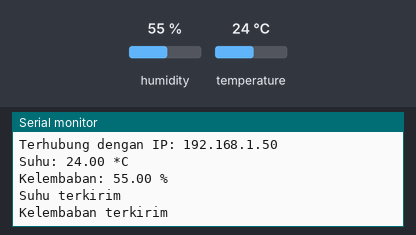
A sketch run on a simulated ESP8266 (NodeMCU). On the bench: the last lines printed to the serial monitor. The inputs (shaded band) are chosen by the test bench; at power-on: humidity 55 %, temperature 24 °C. WiFi joins after 1.5 s; servers stay silent unless stated.

Above: at 2.7 s.
2.8 s: humidity set to 22 %
At 2.96 s:
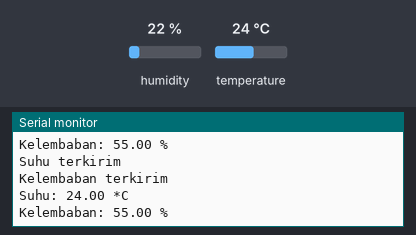
6.2 s: temperature set to 12 °C
At 7.05 s:
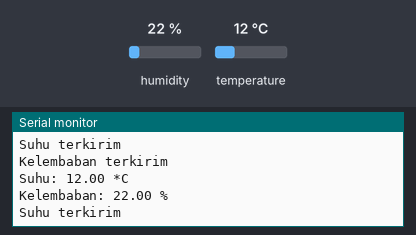
9.6 s: humidity set to 40 %
At 10.5 s:
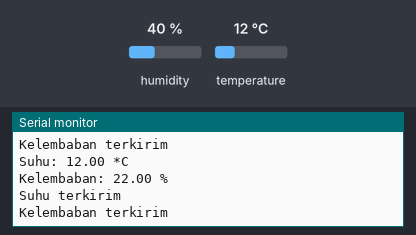
Timing chart, 0 to 12.6 s (numbered marks = the images above; inputs shaded):
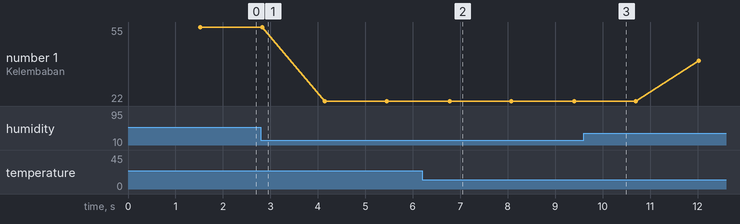

The sketch:

YUSRON_RAFI_DHT_11_SUHU_KELEMBAPAN.ino
```cpp
// Library yang dibutuhkan
#include <ESP8266WiFi.h>              // Library untuk menghubungkan ESP8266 ke jaringan WiFi
#include <FirebaseESP8266.h>          // Library untuk berkomunikasi dengan Firebase
#include <Wire.h>                     // Library untuk komunikasi melalui I2C
#include <LiquidCrystal_I2C.h>        // Library untuk menampilkan data di LCD
#include <DHT.h>                      // Library untuk sensor DHT

// Mendefinisikan pin dan tipe sensor DHT
#define DHTPIN D4       // Pin pada ESP8266 yang terhubung dengan sensor DHT
#define DHTTYPE DHT11   // Tipe sensor DHT yang digunakan (DHT11/DHT22)
DHT dht11(DHTPIN, DHTTYPE);

// Isikan sesuai pada Firebase
#define FIREBASE_HOST "monitoring-suhu-esp8266-8e079-default-rtdb.firebaseio.com/"  // URL host Firebase
#define FIREBASE_AUTH "TMfy8tlhFoDW2R4UOp3lQsc1eyTJ3euQ9JC9WODw"                    // Token autentikasi Firebase

// Nama Wifi
#define WIFI_SSID "SUBIANTO"          // SSID (nama) WiFi
#define WIFI_PASSWORD "americano"     // Kata sandi WiFi

// mendeklarasikan objek data dari FirebaseESP8266
FirebaseData firebaseData;

void setup() {
  Serial.begin(9600);

  dht11.begin();

  // Koneksi ke Wifi
  WiFi.begin(WIFI_SSID, WIFI_PASSWORD);   // Memulai koneksi WiFi dengan SSID dan kata sandi yang ditentukan
  Serial.print("Menghubungkan");
  while (WiFi.status() != WL_CONNECTED) { // Menunggu hingga ESP8266 terhubung ke WiFi
    Serial.print(".");
    delay(500);
  }
  Serial.println();
  Serial.print("Terhubung dengan IP: ");
  Serial.println(WiFi.localIP());         // Menampilkan alamat IP lokal ESP8266 yang terhubung ke WiFi
  Serial.println();

  Firebase.begin(FIREBASE_HOST, FIREBASE_AUTH); // Memulai koneksi ke Firebase menggunakan URL host dan token autentikasi
}

void loop(){

  // Sensor DHT11 membaca suhu dan kelembaban
  float t = dht11.readTemperature();
  float h = dht11.readHumidity();

  // Memeriksa apakah sensor berhasil membaca suhu dan kelembaban
  if (isnan(t) || isnan(h)) {
    Serial.println("Gagal membaca sensor DHT11");
    delay(1000);
    return;
  }

  // Menampilkan suhu dan kelembaban ke serial monitor
  Serial.print("Suhu: ");
  Serial.print(t);
  Serial.println(" *C");
  Serial.print("Kelembaban: ");
  Serial.print(h);
  Serial.println(" %");
  Serial.println();

  // Memberikan status suhu dan kelembaban ke Firebase
  if (Firebase.setFloat(firebaseData, "/Hasil_Pembacaan/suhu", t)){
      Serial.println("Suhu terkirim");
    } else{
      Serial.println("Suhu tidak terkirim");
      Serial.println("Karena: " + firebaseData.errorReason());
    }

  if (Firebase.setFloat(firebaseData, "/Hasil_Pembacaan/kelembapan", h)){
      Serial.println("Kelembaban terkirim");
      Serial.println();
    } else{
      Serial.println("Kelembaban tidak terkirim");
      Serial.println("Karena: " + firebaseData.errorReason());
    }

  delay(1000);
}
```

Measured:
- after the input at 6.2 s, the serial monitor: prints a new line after 0.57 s (image 2)
- plotted number 1: 55 → 22 after the input at 2.8 s, 22 → 40 after the input at 9.6 s
